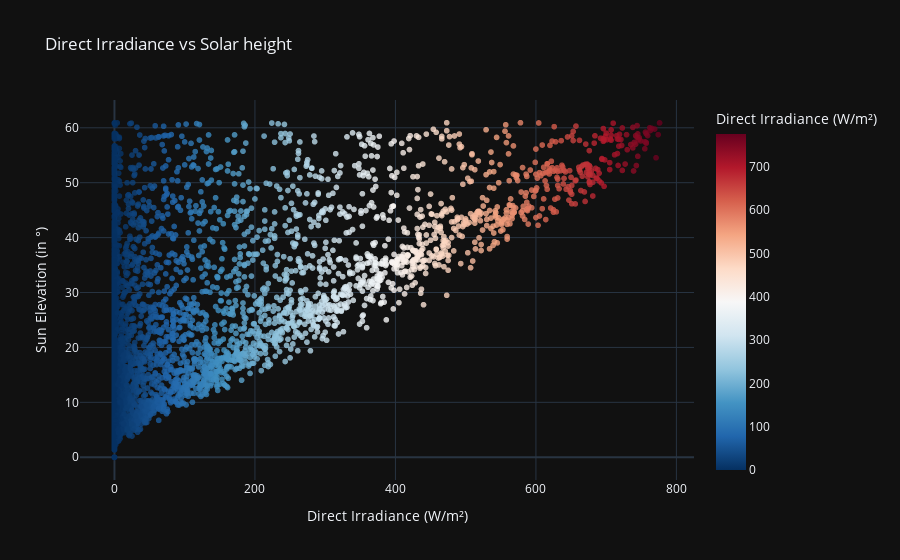

The cell this chart's notebook holds for it:
### Code cell
sun_height_irradiance = create_scatter_plot(
                df_subset_2023, 
                x='direct_irradiance',
                y='sun_height',
                color='direct_irradiance',
                title='Direct Irradiance vs Solar height',
                labels={'direct_irradiance': 'Direct Irradiance (W/m²)',
                        'sun_height': 'Sun Elevation (in °)',
                        }
                )


sun_height_irradiance.show()

### Figure 1 — Plotly figure (JSON) as saved in the notebook; plotly's stock layout.template omitted (floating-point values rounded to 4 significant figures; data arrays with more than 128 entries replaced by an {"elided": "..."} marker saying what was removed)
{"data": [{"hovertemplate": "Direct Irradiance (W/m²)=%{marker.color}<br>Sun Elevation (in °)=%{y}<extra></extra>", "legendgroup": "", "marker": {"color": {"elided": "8736 float values"}, "coloraxis": "coloraxis", "opacity": 0.8, "symbol": "circle"}, "mode": "markers", "name": "", "showlegend": false, "type": "scattergl", "x": {"elided": "8736 float values"}, "xaxis": "x", "y": {"elided": "8736 float values"}, "yaxis": "y"}], "layout": {"coloraxis": {"colorbar": {"title": {"text": "Direct Irradiance (W/m²)"}}, "colorscale": [[0, "rgb(5,48,97)"], [0.1, "rgb(33,102,172)"], [0.2, "rgb(67,147,195)"], [0.3, "rgb(146,197,222)"], [0.4, "rgb(209,229,240)"], [0.5, "rgb(247,247,247)"], [0.6, "rgb(253,219,199)"], [0.7, "rgb(244,165,130)"], [0.8, "rgb(214,96,77)"], [0.9, "rgb(178,24,43)"], [1, "rgb(103,0,31)"]]}, "legend": {"tracegroupgap": 0}, "title": {"text": "Direct Irradiance vs Solar height"}, "xaxis": {"anchor": "y", "domain": [0, 1], "title": {"text": "Direct Irradiance (W/m²)"}}, "yaxis": {"anchor": "x", "domain": [0, 1], "title": {"text": "Sun Elevation (in °)"}}}}
